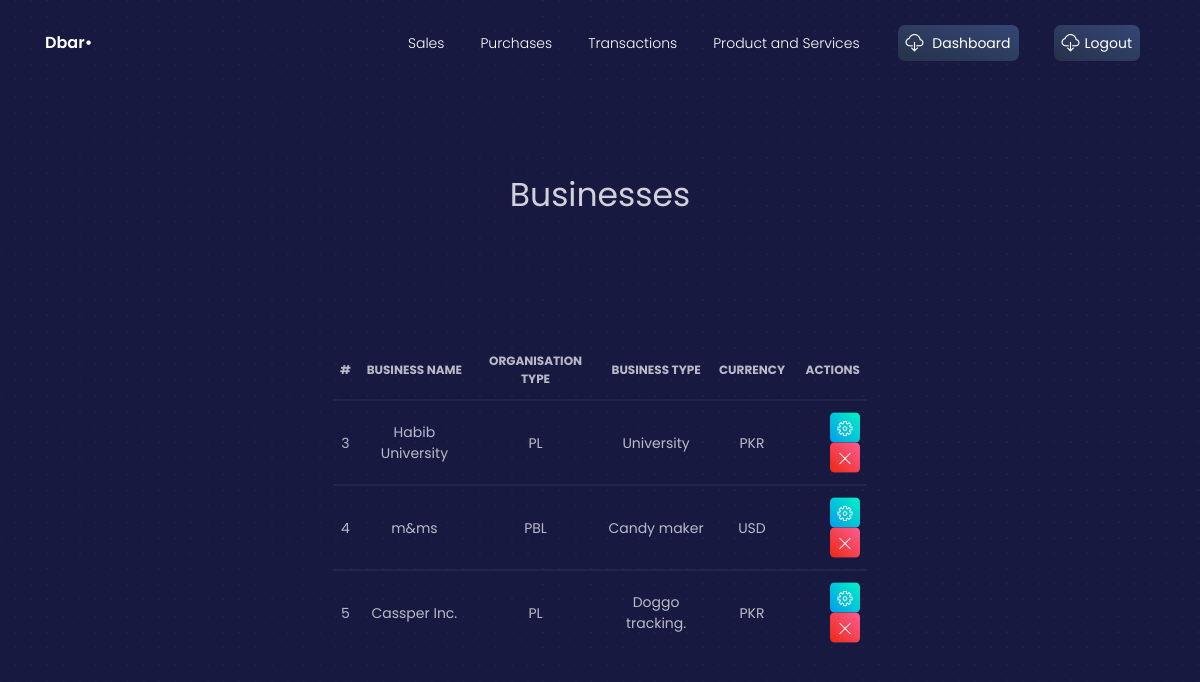
The app's page /view_businesses (signed in), older data.
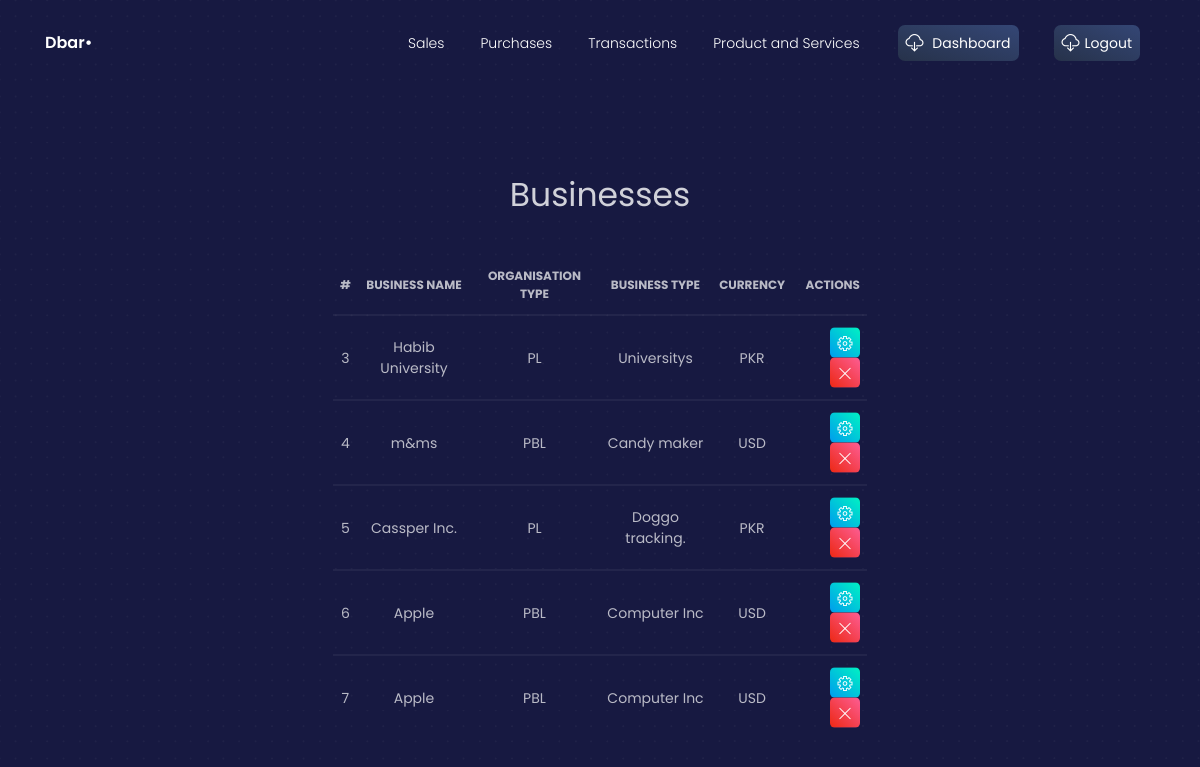
The same page, newer data.
### crm/models.py (models this page shows, shortened)
class Business(models.Model):
    businessID = models.AutoField(primary_key=True)
    businessName = models.CharField(max_length=64)
    ORGANISATION_TYPE = (
        ('SP', 'SoleProprietor'),
        ('P', 'Partnership'),
        ('PL', 'PrivateLimited'),
        ('PBL', 'PublicLimited')
    )
    organisationType = models.CharField(
        max_length=3, choices=ORGANISATION_TYPE)
    businessType = models.CharField(max_length=64)
    CUREN = (
        ('PKR', 'Pakistani Ruppee'),
        ('USD', 'United States Dollar'),
        ('EUR', 'Euro'),
        ('AED', 'Dirham'),
        ('CAD', 'Canadian Dollar'),
        ('AUD', 'Australian Dollar')
    )
    currency = models.CharField(max_length=3, choices=CUREN)

### crm/views.py (the view)
# urls.py: path("view_businesses", views.view_businesses, name='view_businesses' ),
@login_required
def view_businesses(request):
    context = {}
    context["dataset"] = Business.objects.all()
    return render(request, 'view_businesses.html', context)

### templates/view_businesses.html (shortened to what this page needs)
{% load static %}
{% load static %}
{% load widget_tweaks %}
<!DOCTYPE html>
<html lang="en">
<head>
  <link href="https://use.fontawesome.com/releases/v5.0.6/css/all.css" rel="stylesheet">
    <link rel="stylesheet" href="https://maxcdn.bootstrapcdn.com/bootstrap/4.5.2/css/bootstrap.min.css">
  <link href="{% static './css/nucleo-icons.css' %}" rel="stylesheet" />
  <link href="{% static './css/blk-design-system.css' %}" rel="stylesheet" />
  <link href="{% static './demo/demo.css' %}" rel="stylesheet" />
</head>
<body class="landing-page">
  <nav class="navbar navbar-expand-lg fixed-top navbar-transparent " color-on-scroll="100">
    <div class="container">
      <div class="navbar-translate">
        <a class="navbar-brand" href="#" target="">
          <span>Dbar•</span>
        </a>
      </div>
      <div class="collapse navbar-collapse justify-content-end" id="navigation">
        <ul class="navbar-nav">
        <li class="nav-item">
            <a class="nav-link" href="{% url 'invoices' %}">Sales</a>
          </li>
          <li class="nav-item">
            <a class="nav-link" href="{% url 'purchases' %}">Purchases</a>
          </li>
          <li class="nav-item">
            <a class="nav-link" href="{% url 'transaction' %}">Transactions</a>
          </li>
          <li class="nav-item">
            <a class="nav-link" href="{% url 'productandservice' %}">Product and Services</a>
          </li>
          <li class="nav-item">
            <a class="nav-link btn btn-default d-none d-lg-block" href="{% url 'dashboard' %}">
              <i class="tim-icons icon-cloud-download-93"></i> Dashboard
            </a>
          </li>
          <li class="nav-item">
            <a class="nav-link btn btn-default d-none d-lg-block" href="{% url 'logout' %}">
              <i class="tim-icons icon-cloud-download-93"></i>Logout
            </a>
          </li>
        </ul>
      </div>
    </div>
  </nav>
<div class="wrapper">
    <div class="page-header header-filter">
       <br /><br /><br /><br /><br /><br /><br /><br /><br /><br />
      <div class="container">
        <div class="content-center brand">
          <h1 class="h3-seo">Businesses</h1>
        </div>
      </div>
      <div class="row">
        <div class="content-center brand">
           <br /><br /><br /><br /><br /><br /><br /><br /><br /><br />
          <table class="table">
            <thead>
              <tr>
                <th class="text-center">#</th>
                <th>Business Name</th>
                <th>Organisation Type</th>
                <th>Business Type</th>
                <th>Currency</th>
                <th class="text-right">Actions</th>
              </tr>
            </thead>
            <tbody>
            {% for data in dataset %}
              <tr>
                  <td class="text-center">{{ data.businessID }}</td>
                  <td>{{ data.businessName }}</td>
                  <td>{{ data.organisationType }}</td>
                  <td>{{ data.businessType}}</td>
                  <td>{{ data.currency}}</td>
                  <td class="td-actions text-right">
                  <a href="update_businesses/?id={{data.businessID}}">
                    <button type="button" rel="tooltip" class="btn btn-success btn-sm btn-icon">
                      <i class="tim-icons icon-settings-gear-63"></i>
                    </button>
                  </a>
                  <a href='delete_businesses/?id={{data.businessesID}}'>
                    <button type="button" rel="tooltip" class="btn btn-danger btn-sm btn-icon">
                        <i class="tim-icons icon-simple-remove"></i>
                    </button>
                  </a>
                  </td>
              </tr>
            {% endfor %}
            </tbody>
          </table>
        </div>
      </div>
    </div>
  </div>
</body>
</html>

Row changes from the older to the newer data that the page shows:
changed Business "Habib University": businessType "University" → "Universitys"
added Business: businessID "6", businessName "Apple", organisationType "PBL", businessType "Computer Inc", currency "USD"
added Business: businessID "7", businessName "Apple", organisationType "PBL", businessType "Computer Inc", currency "USD"
